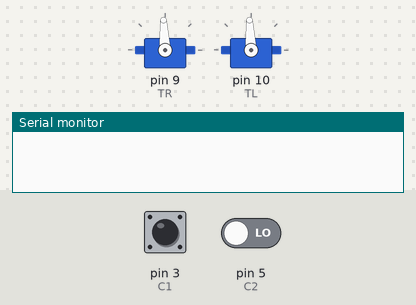
Recording of a sketch running on a simulated Arduino Uno, built with avr-gcc and run on an emulated ATmega328P. On the bench: 2 × servo, the last lines printed to the serial monitor. Inputs (shaded band) come from the test bench; at power-on: pin 3 (C1) LOW, pin 5 (C2) LOW.

Above: at 2.2 s.
2.3 s: pin 3 (C1) pulsed HIGH 5 times (0.12 s each, 0.3 s apart)
At 5.2 s:
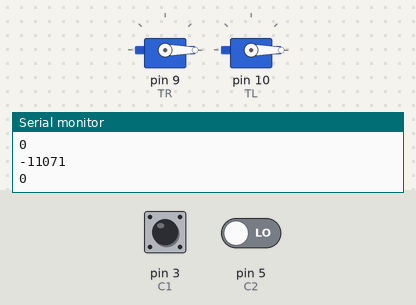
At 6.7 s:
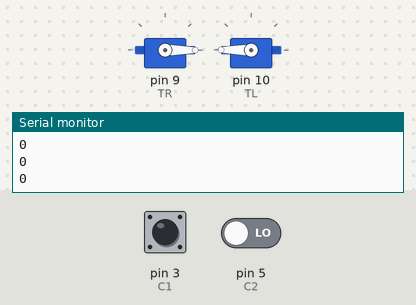
Timing chart, 0 to 8.2 s (numbered marks = the images above; inputs shaded):
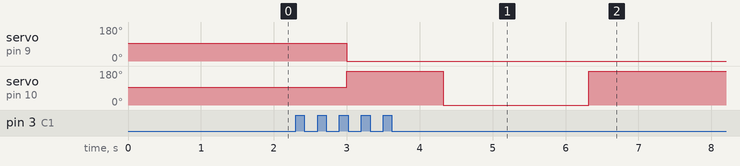

The sketch:

controladordp2.ino
```cpp
#include <Servo.h>

byte C1 = 3;
byte C2 = 5;

int V1;
int V2;

Servo TR;
Servo TL;


void setup() {
  pinMode(C1, INPUT);
  pinMode(C2, INPUT);
  TR.attach(9);
  TL.attach(10);
  TR.writeMicroseconds(1500);
  TL.writeMicroseconds(1500);
  delay(1000);
  Serial.begin(9600);
}

void ReadValues () {
  V1 = pulseIn(C1, HIGH);
  V2 = pulseIn(C2, HIGH);
  Serial.println(V1);
  Serial.println(V2);
}

void Move (){
  int x;
  int y;
  if ((V1 > 1470 & V1 < 1515) & (V2 > 1470 & V2 < 1515)){
    TR.writeMicroseconds(1500);
    TL.writeMicroseconds(1500);
  }
  else if ((V1 > 1470 & V1 < 1515) & (V2 < 1470 || V2 > 1515)) {
    TR.writeMicroseconds(map(V2, 988, 2012, 1100, 1900));
    TL.writeMicroseconds(map(V2, 988, 2012, 1100, 1900));
  }
  else if ((V1 < 1470) & (V2 > 1470 & V2 < 1515)) {
    TR.writeMicroseconds(map(V1, 988, 2012, 1100, 1900));
    TL.writeMicroseconds(map(V1, 988, 2012, 1900, 1100));
  }
  else if ((V1 > 1515) & (V2 > 1470 & V2 < 1515)) {
    TL.writeMicroseconds(map(V1, 988, 2012, 1100, 1900));
    TR.writeMicroseconds(map(V1, 988, 2012, 1900, 1100));
  }
  else if ((V1 < 1470) & (V2 < 1470 || V2 > 1515)) {
    y = V2 - (V2 - 1500)*((1500-V1)/512);
    TR.writeMicroseconds(map(V2, 988, 2012, 1100, 1900));
    TL.writeMicroseconds(map(y, 988, 2012, 1100, 1900));
  }
  else if ((V1 > 1515) & (V2 < 1470 || V2 > 1515)) {
    y = V2 - (V2 - 1500)*((V1 - 1500)/512);
    TL.writeMicroseconds(map(V2, 988, 2012, 1100, 1900));
    TR.writeMicroseconds(map(y, 988, 2012, 1100, 1900));
  }
}

void loop() {
  ReadValues();
  Move();
}
```
